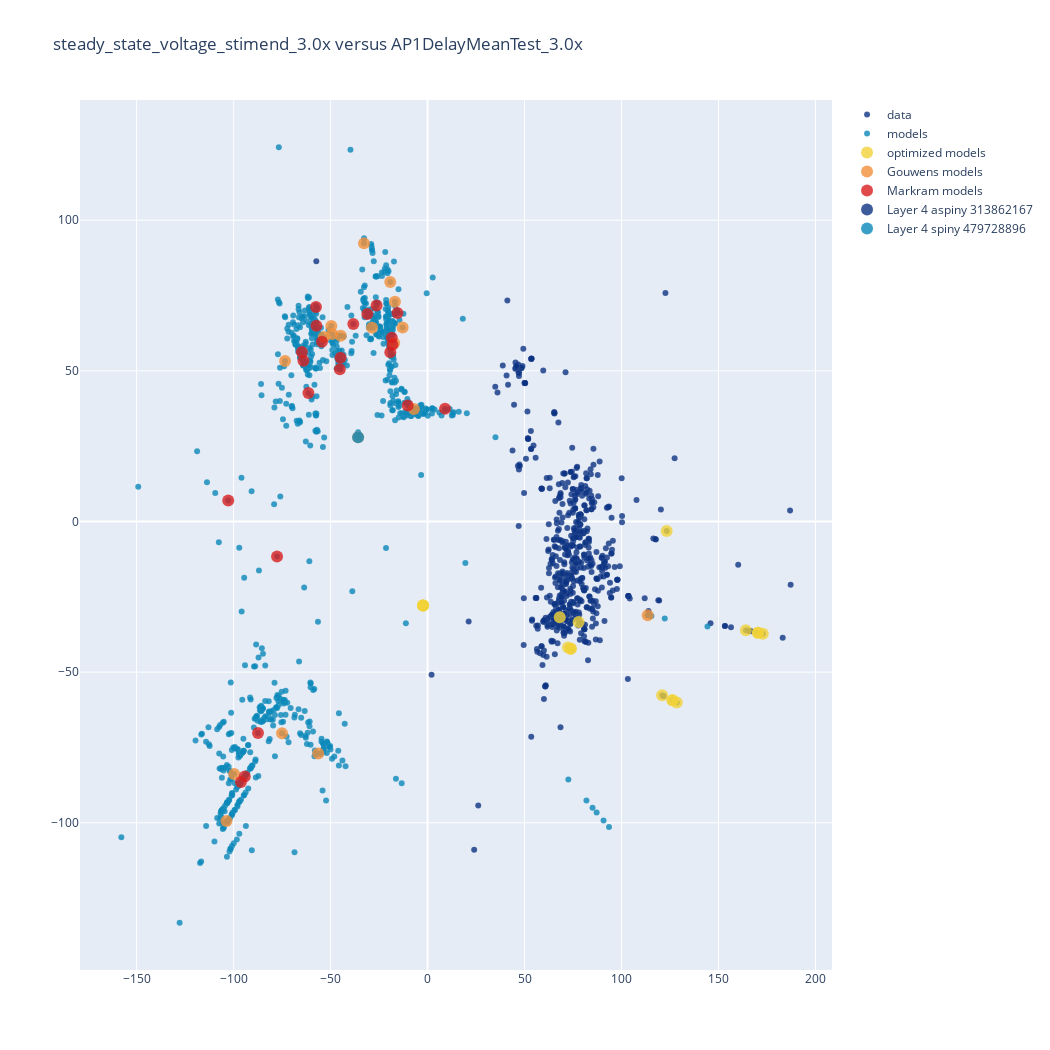

The notebook cell this image was saved under:
### Code cell
import plotly.express as px
import plotly.graph_objects as go

data = []
trace0=(iso[0,experiment_idx_labels],iso[1,experiment_idx_labels],'data',experiment_idx)
trace1=(iso[0,model_index_labels],iso[1,model_index_labels],'models',model_idx)
trace2=(iso[0,new_model_labels],iso[1,new_model_labels],'optimized models',new_models_idx)
trace3=(iso[0,gouwens_idx_labels],iso[1,gouwens_idx_labels],'Gouwens models',gouwens_idx)
trace4=(iso[0,markram_idx_labels],iso[1,markram_idx_labels],'Markram models',markram_idx)

trace5=([iso[0,experiment_idx_labels][42]],[iso[1,experiment_idx_labels]],'Layer 4 aspiny 313862167',experiment_idx_labels)
trace6=([iso[0,gouwens_idx_labels][-7]],[iso[1,gouwens_idx_labels][-7]],'Layer 4 spiny 479728896',gouwens_idx_labels)

traces = [trace0,trace1,trace2,trace3,trace4,trace5,trace6]
cnt=0
theme = px.colors.diverging.Portland

for i,ttt in enumerate(traces):
    if cnt==len(theme):
        cnt=0
    if i>1:
        size = 12
    else:
        size = 6
    trace = dict(
        type='scatter',
        text = df[df.index.isin(ttt[3])].index,
        x=ttt[0],
        y=ttt[1],
        mode='markers',
        name=ttt[2],
        marker=dict(
            color=theme[cnt],
            size=size,
            line=dict(
                color='rgba(217, 217, 217, 0.14)',
                width=0.5),
            opacity=0.8)
    )
    data.append(trace)
    cnt+=1



fig = go.Figure(
    data=data,
    layout_title_text="steady_state_voltage_stimend_3.0x versus AP1DelayMeanTest_3.0x"
)#,

fig.update_layout(
    autosize=False,
    width=1050,
    height=1050
)


fig.show()

### Figure 1 — Plotly figure (JSON) as saved in the notebook; plotly's stock layout.template omitted (floating-point values rounded to 4 significant figures; data arrays with more than 128 entries replaced by an {"elided": "..."} marker saying what was removed)
{"data": [{"marker": {"color": "rgb(12,51,131)", "line": {"color": "rgba(217, 217, 217, 0.14)", "width": 0.5}, "opacity": 0.8, "size": 6}, "mode": "markers", "name": "data", "text": {"elided": "696 int values"}, "type": "scatter", "x": {"elided": "696 float values"}, "y": {"elided": "696 float values"}}, {"marker": {"color": "rgb(10,136,186)", "line": {"color": "rgba(217, 217, 217, 0.14)", "width": 0.5}, "opacity": 0.8, "size": 6}, "mode": "markers", "name": "models", "text": {"elided": "965 str values"}, "type": "scatter", "x": {"elided": "965 float values"}, "y": {"elided": "965 float values"}}, {"marker": {"color": "rgb(242,211,56)", "line": {"color": "rgba(217, 217, 217, 0.14)", "width": 0.5}, "opacity": 0.8, "size": 12}, "mode": "markers", "name": "optimized models", "text": [313861539, 313861677, 313862167, 313862167, 313862167, 313862167, 313862167, 313862167, 313862167, 313862167, 313862167, 313862167, 313862167, 313862167, 313862167, 313862167, 313862167, 313862167], "type": "scatter", "x": [123.3, 68.18, 72.39, 73.86, 120.9, 126.3, 73.86, 77.9, 126.3, 128.5, 164.1, 170.3, -2.311, -2.311, 170.3, 172.9, -2.311, -2.311], "y": [-3.151, -31.75, -41.84, -42.26, -57.7, -59.36, -42.26, -33.33, -59.36, -60.05, -36.1, -36.91, -27.9, -27.9, -36.91, -37.25, -27.9, -27.9]}, {"marker": {"color": "rgb(242,143,56)", "line": {"color": "rgba(217, 217, 217, 0.14)", "width": 0.5}, "opacity": 0.8, "size": 12}, "mode": "markers", "name": "Gouwens models", "text": ["NMLCL001432", "NMLCL001435", "NMLCL001440", "NMLCL001443", "NMLCL001448", "NMLCL001459", "NMLCL001467", "NMLCL001470", "NMLCL001476", "NMLCL001484", "NMLCL001498", "NMLCL001501", "NMLCL001508", "NMLCL001513", "NMLCL001516", "NMLCL001522", "NMLCL001532", "NMLCL001537"], "type": "scatter", "x": [-16.82, -73.47, -103.7, -49.62, -99.72, -7.016, -75.03, -44.73, -32.78, -19.23, -49.18, -35.81, 113.5, -12.85, -53.44, -56.37, -17.2, -28.62], "y": [72.91, 53.3, -99.43, 64.9, -83.79, 37.33, -70.31, 61.62, 92.32, 79.52, 62.27, 27.93, -31.12, 64.39, 61.27, -77.02, 59.23, 64.31]}, {"marker": {"color": "rgb(217,30,30)", "line": {"color": "rgba(217, 217, 217, 0.14)", "width": 0.5}, "opacity": 0.8, "size": 12}, "mode": "markers", "name": "Markram models", "text": ["NMLCL000091", "NMLCL000123", "NMLCL000187", "NMLCL000219", "NMLCL000283", "NMLCL000293", "NMLCL000325", "NMLCL000389", "NMLCL000559", "NMLCL000623", "NMLCL000655", "NMLCL000719", "NMLCL000729", "NMLCL000761", "NMLCL000793", "NMLCL000857", "NMLCL000889", "NMLCL000963", "NMLCL000995", "NMLCL001059", "NMLCL001091", "NMLCL001124"], "type": "scatter", "x": [-57.53, -77.6, -57.3, -102.8, -18.07, -87.43, -15.5, -18.43, -64.79, -63.99, -61.42, -45.22, -44.85, -10.21, -96.22, 9.016, -94.23, -54.43, -31.03, -19.21, -26.28, -38.29], "y": [71.24, -11.62, 64.99, 6.961, 58.64, -70.19, 69.22, 61.02, 56.23, 53.38, 42.66, 50.54, 54.33, 38.5, -86.47, 37.44, -84.66, 59.68, 68.85, 56.19, 71.73, 65.53]}, {"marker": {"color": "rgb(12,51,131)", "line": {"color": "rgba(217, 217, 217, 0.14)", "width": 0.5}, "opacity": 0.8, "size": 12}, "mode": "markers", "name": "Layer 4 aspiny 313862167", "text": [], "type": "scatter", "x": [-57.37], "y": {"elided": "1x696 float values"}}, {"marker": {"color": "rgb(10,136,186)", "line": {"color": "rgba(217, 217, 217, 0.14)", "width": 0.5}, "opacity": 0.8, "size": 12}, "mode": "markers", "name": "Layer 4 spiny 479728896", "text": [], "type": "scatter", "x": [-35.81], "y": [27.93]}], "layout": {"autosize": false, "height": 1050, "title": {"text": "steady_state_voltage_stimend_3.0x versus AP1DelayMeanTest_3.0x"}, "width": 1050}}
